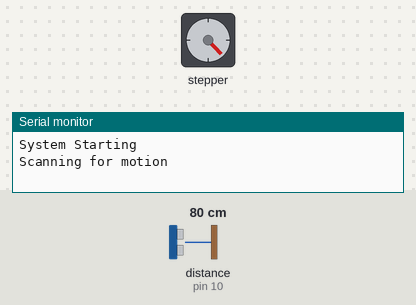
Recording of a program running on a simulated Arduino Uno, built with avr-gcc and run on an emulated ATmega328P. Parts: stepper motor, the last lines printed to the serial monitor. Wiring (inferred from the names in the program): ultrasonic range finder: trigger pin 9; echo pin 10. Inputs (shaded band) come from the test bench; at power-on: distance to the obstacle (sensor on pin 10) 80 cm. The echo pulse lasts 58.3 µs per cm; stepper angles assume 2048 steps per turn.

Above: at 2.0 s.
2.1 s: distance to the obstacle (sensor on pin 10) set to 120 cm
At 2.32 s:
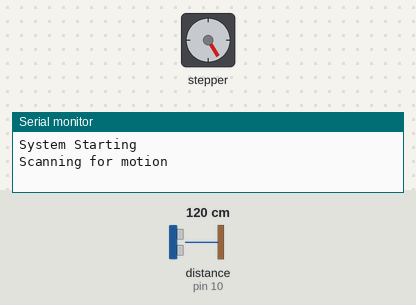
5.1 s: distance to the obstacle (sensor on pin 10) set to 2 cm
At 5.45 s:
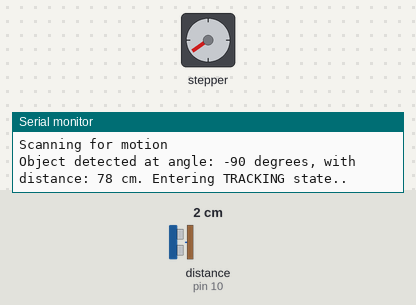
Timing chart, 0 to 14.1 s (numbered marks = the images above; inputs shaded):
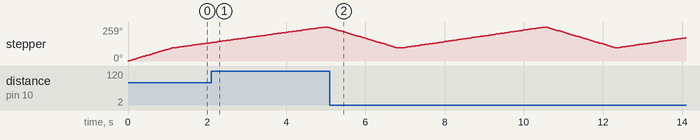

The program:

main.cpp
```cpp
#include <Arduino.h>
#include <Stepper.h> // for stepper motor

enum State { ARMED, TRACKING}; // declare simple user-defined datatype State
State currentState {};

// ultrasonic sensor
const int TRIG_PIN = 9;
const int ECHO_PIN = 10;
float duration;
float currentDistance, prevDistance;
float threshold = 3;

// stepper motor
const int STEPS_PER_REVOLUTION = 2048;
Stepper myStepper (STEPS_PER_REVOLUTION, 4,6,5,7);

// tracking variables

const int SCAN_RANGE = 180; // in degrees
const int SCAN_STEP_SIZE = 5;
const int STEPS_PER_DEGREE = STEPS_PER_REVOLUTION / 360;

int object_at_Angle = -1; // "-1" indicates that no object was found
int currentPosition = 0;

void setup() {
  pinMode(TRIG_PIN, OUTPUT);
  pinMode(ECHO_PIN, INPUT);
  myStepper.setSpeed(15); // in rpm
  Serial.begin(9600);

  Serial.println("System Starting");
  currentState = ARMED;
}

float getDistance() {
  digitalWrite(TRIG_PIN, LOW);
  delayMicroseconds(2); // ensure a clean start
  digitalWrite(TRIG_PIN, HIGH); //trigger pulse
  delayMicroseconds(10);
  digitalWrite(TRIG_PIN, LOW);

  duration = pulseIn(ECHO_PIN, HIGH); // measures time in microseconds that the ECHO_PIN remains HIGH
  float distance = duration * 0.034 / 2; // speed of sound = 0.034 cm per microsecond, divide by two to get one-way dist.
  return distance;
}

void scan(){
  int minDistance = 500; // arbitrary high value (cm) to begin
  int currentAngle = 0;
  object_at_Angle = -1; // reset angle for every new scan (new function call)

  Serial.println("Scanning for motion");

  // for loop to sweep from -90 to 90 degrees in 5 degree increments
  for (int angle  = -SCAN_RANGE / 2; angle <= SCAN_RANGE / 2; angle += SCAN_STEP_SIZE){

    // converts desired angle into an exact number of steps from the motor's reference point
    int targetPosition = (STEPS_PER_REVOLUTION / 2) + (angle * STEPS_PER_DEGREE); // relative to motors full range

    // tells the motor how many steps to take to get to the correct absolute position
    int stepsToMove = targetPosition - currentPosition;

    // move the stepper the calculated number of steps
    myStepper.step(stepsToMove);

    // update position (using the currentPosition variable as a tracker)
    currentPosition += stepsToMove;

    // allow for movement to settle before sensor writes down the reading
    delay(50);

    // get measurement from getDistance() func.
    currentDistance = getDistance();

    // check if new, closer object has been found:
      // currentDistance > 2 ---> to ignore very close readings
      // currentDistance < 300 ---> to ignore very far readings
      // currentDistance < minDistance ---> to check if the current reading is closer than the minimum distance recorded thus far
    if ((currentDistance > 2) && (currentDistance < 300) && (currentDistance < minDistance)){
      // update to closer distance
      minDistance = currentDistance;
      object_at_Angle = angle;
    }
  }

  // condition checked only after loop finishes the 180 degree scan
  // if objectAngle is still -1, no object was found
  if (object_at_Angle != -1){
    currentState = TRACKING;
    Serial.print("Object detected at angle: ");
    Serial.print(object_at_Angle);
    Serial.print(" degrees, with distance: ");
    Serial.print(minDistance);
    Serial.println(" cm. Entering TRACKING state..");
  }
  else {
  Serial.println("Scan complete, no object detected");
  }
}

void track(){

  // move to last known object angle
    // (STEPS_PER_REVOLUTION / 2) is the 0 degree reference point
    // (object_at_Angle * STEPS_PER_DEGREE) to convert from degrees to number of steps
    // -currentPosition to get the RELATIVE number of steps it needs to move

  int stepsToMove = (STEPS_PER_REVOLUTION / 2) + (object_at_Angle * STEPS_PER_DEGREE) - currentPosition;

  // move stepper
  myStepper.step(stepsToMove);

  // again, need to update it
  currentPosition += stepsToMove;

  Serial.println("Tracking object...");
  delay(100);

  currentDistance = getDistance();

  // checks if new distance reading is outside of a valid range
  if (currentDistance > 400 || currentDistance < 2){
    Serial.println("Lost target. Returning to ARMED state.");
    currentState = ARMED;
  }
}


void loop() {

  switch (currentState){
    case ARMED:
      scan();
      break;

    case TRACKING:
      track();
      break;
  }
}
```
